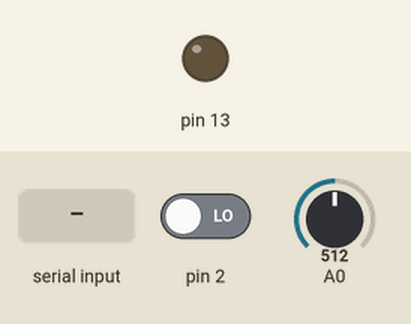
This sketch was run on a simulated Arduino Uno, built with avr-gcc and run on an emulated ATmega328P. On the bench: output pins drawn as LEDs (lit = HIGH). The inputs (shaded band) are chosen by the test bench; at power-on: pin 2 LOW, A0 = 512. What the sketch prints to the serial monitor is not drawn.

Above: at 1.2 s.
1.3 s: "1" received over Serial
At 2.0 s:
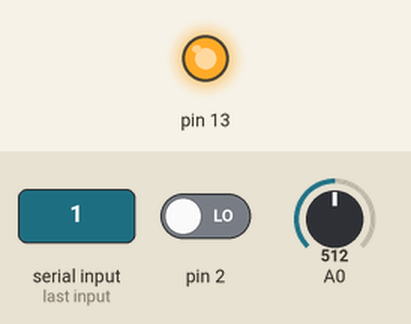
4.7 s: "0" received over Serial
At 5.9 s:
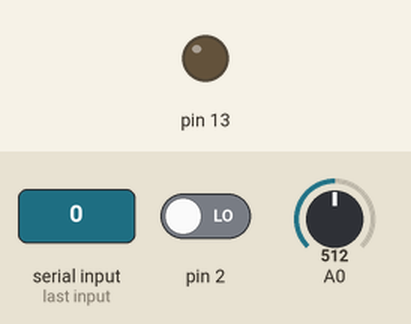
Timing chart, 0 to 7.7 s (numbered marks = the images above; inputs shaded):
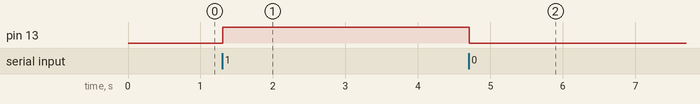

Measured:
- after the input at 1.3 s, pin 13: LOW → HIGH at once
- after the input at 4.7 s, pin 13: HIGH → LOW at once

The sketch:

final_sketch.ino
```cpp
//works with this p5 sketch:
//https://editor.p5js.org/jesse_harding/sketches/d5m0xjyRu

//variables for outgoing data
int analogVal;
int digitalVal;
String delimiter = "&";

//variable to hold incoming data
int incomingData;

void setup() {
  //set pinmodes
  pinMode(A0, INPUT);
  pinMode(2, INPUT);
  pinMode(13, OUTPUT);
  //set baudrate for serial communication
  Serial.begin(9600);
}

void loop() {
  //read connected sensors
  analogVal = analogRead(A0);
  digitalVal = digitalRead(2);
   int potentiometer = analogRead(A0);                  // read the input pin
  int mappedPot = map(potentiometer, 0, 1023, 0, 255); // remap the pot value to fit in 1 byte
  Serial.write(mappedPot);                             // print it out the serial port
  delay(1);                                            // slight delay to stabilize the ADC
  int sensor_val = analogRead(A0) ;
  sensor_val = map(sensor_val, 0, 1023, 0, 255) ;
  //concatenate sensors with delimiter between (this ampersand will allow p5 to split the two values apart
  Serial.println(analogVal+delimiter+digitalVal);

  //check to see if there is a connection
  if(Serial.available() > 0){ // Checks whether data is comming from the serial port
    //if so, read the incoming data
    incomingData = Serial.read(); // Reads the data from the serial port
 }
 if (incomingData == '0') {
  digitalWrite(13, LOW); // Turn LED OFF
  incomingData = 0;
 }
 else if (incomingData == '1') {
  digitalWrite(13, HIGH); //Turn LED ON
  incomingData = 0;
 }
}
```
